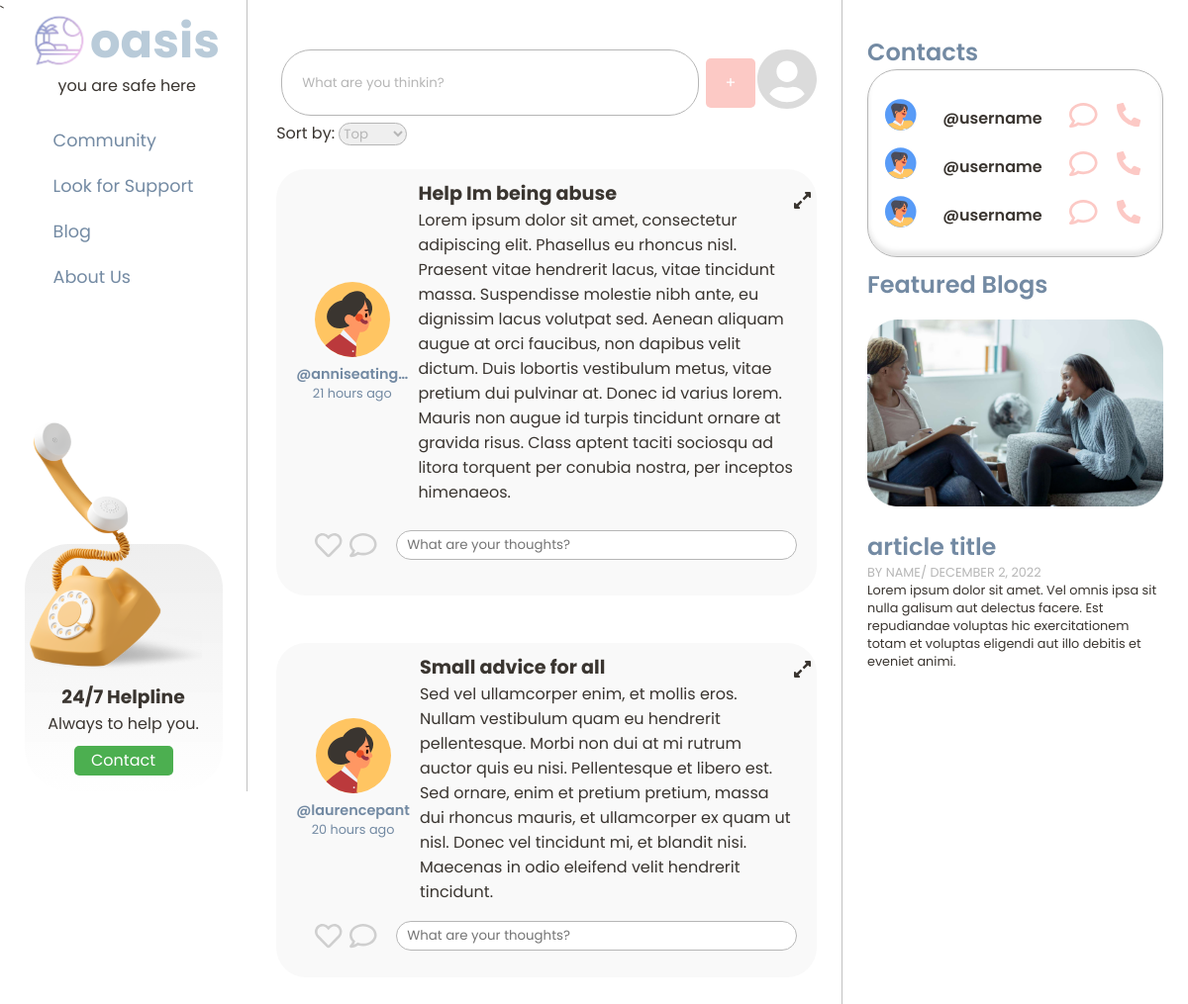
The page /home/ (signed in) on the database its author committed.
### forum/models.py (models this page shows)
class Post(models.Model):
    category = models.ManyToManyField(Category, related_name="categories", blank=True)
    user = models.ForeignKey(ForumUser, on_delete=models.CASCADE, related_name="posts")
    title = models.CharField(max_length=90)
    content = models.TextField(blank=True)
    date = models.DateTimeField(auto_now_add=True)
    likes = models.ManyToManyField(ForumUser, related_name="likes", blank=True)
    def get_date(self):
        return humanize.naturaltime(self.date)
    class Meta:
        verbose_name = "Post"
        verbose_name_plural = "Posts"
    def get_absolute_url(self):
        return reverse("post", kwargs={"pk": self.pk})

### forum/views.py (the view)
# urls.py: path('home/', home_view, name='home'),
def home_view(request, *args, **kwargs):
    sort_method = request.GET.get("sort_method")
    if not request.user.is_authenticated:
        return redirect('landing')
    if sort_method == "date":
        posts = Post.objects.all().order_by("date").reverse()
    else:
        posts = Post.objects.annotate(like_count=Count('likes')).order_by('-like_count')
    context = {
        'posts': posts,
        'sort_method': sort_method,
        'hotlines':Hotline.objects.all(),
    }
    return render(request, 'home.html', context)

### forum/templates/home.html (shortened to what this page needs)
{% extends 'base.html' %}
{% load static %}
{% block content %}
<div class=" main ">
    <div id="new-post">
        <a class="fake-input" href="{% url 'new_post' %}">
                <input class="rounded personal" type="text" value="What are you thinkin?">
        </a>
        <a id="new-post-button" href="{% url 'new_post' %}">+</a>
        <div id="user-profile"  ><img  src="{% static 'images/profile.svg' %}">
        </div>
    </div>
    <div class="sorting">
        <label for="sort-type">Sort by:</label>
        <select class = "rounded personal" name="sort-type" id="sort-type">
        {% if sort_method == "date" %}
          <option selected="selected" value="date">Recent</option>
          <option value="likes">Top</option>
        {% else %}
          <option selected="selected" value="likes">Top</option>
        {% endif %}
        </select>
    </div>
    <div class="thread-list ">
        {% for post in posts %}
            <div class="rounded card ">
            <a href="{{ post.get_absolute_url }}" class="expand-button">
                <img src="{%  static 'images/exapnd.svg' %}">
            </a>
            <div class="post-top-container">
                <div class="post-author-container">
                    <div class="post-author">
                        <div class="post-profile-pic-container">
                            <img class="post-profile-pic" src="{% static 'images/profile_pic_placeholder.svg' %}">
                        </div>
                        <div class="post-username">
                            @{{ post.user.username|truncatechars:12 }}
                        </div>
                        <div class="post-time">
                            {{ post.get_date }}
                        </div>
                    </div>
                </div>
                <div class="post-details-container">
                    <div class="post-title-container">
                        <div class="post-title">{{ post.title }}</div>
                    </div>
                    <div class="post-text-container">
                        <p class="post-text">
                            {{ post.content }}
                        </p>
                    </div>
                </div>
            </div>
            <div class="post-bottom">
                <div class="post-actions">
                    <img src="{% static "images/love.svg" %}">
                    <img src="{% static "images/comment.svg" %}">
                </div>
                <div class="comment-box">
                    <form>
                        <label>
                            <input class="rounded personal" type="text" placeholder="What are your thoughts?">
                        </label>
                    </form>
                </div>
            </div>
        </div>
    </div>
        {% endfor %}
<div class="right">
    {%  include 'contacts.html' %}
</div>
{% endblock%}

### forum/static/css/styles.css (style rules this page uses)
:root { --platinum: #eae7e2ff; --alice-blue: #d7e2e8ff; --beau-blue: #b9cbd9ff; --baby-pink: #fcc9c5ff; --misty-rose: #feddd8ff; --light-cyan: #cfe3e2ff; --text-color: #3A3530; --light-text: #B6B6B6; --poppins: 'Poppins', sans-serif; }
* { margin: 0; padding: 0; }
*, *::before, *::after { box-sizing: border-box; }
html { height: 100vh; }
body { background-color: white; color: var(--text-color); font-family: var(--poppins); display: flex; align-items: flex-start; justify-content: center; margin: 0; padding: 0; width: 100%; min-height: 100%; }
.right { display: flex; flex-direction: column; padding: 25px; border-left: 1px solid rgba(77, 77, 77, 0.35); position:fixed; width: 350px; height: 100%; right:0; top: 0; }
* a { text-decoration: inherit; color: var(--text-color); }
.rounded { border-radius: 30px; }
.personal { font-family: inherit; color:var(--light-text); border: solid 1px var(--light-text); }
#new-post { display: grid; grid-template-columns: 8fr 1fr 1fr; align-items: center; justify-items: center; height: 64px; }
#new-post .fake-input { display: flex; align-items: center; width: 100%; padding: 0 5px; text-decoration: inherit; color: inherit; height: 100%; }
#new-post a input { width: 100%; height: 100%; padding: 5px 20px; }
#new-post-button { width: 50px; height: 50px; display: flex; align-items: center; justify-content: center; background-color: var(--baby-pink); border: none; color: white; padding: 2px; text-decoration: none; font-size: 16px; border-radius: 5px; }
#user-profile img { aspect-ratio: 1/1; width: 60px; }
.main { display:flex; flex-direction: column ; padding-left: 225px; padding-right: 325px; margin: 50px 50px; }
.sorting select { margin-top: 10px; }
.card { position: relative; display: grid; grid-template-rows: 8fr 2fr; margin: 24px 0; padding: 10px 20px; min-height: 270px; overflow-y:hidden; background-color: #F9F9F9; font-size: 1rem; }
.expand-button { position: absolute; top: 5%; right: 2%; width: 12px; height: 12px; }
.post-title { font-weight: bold; }
.post-username { text-align: left; font-size: 0.9rem; font-weight: 600; }
.post-bottom { display: grid; grid-template-columns: 2fr 8fr; align-items: center; }
.post-actions { width: 75%; display: flex; justify-self: center; justify-content: space-evenly; align-items: center; }
.post-author { color: #738AA3; text-align: center; align-items: center; }
.post-time { font-size: .8rem; }
.comment-box .personal { width: 100%; height: 30px; padding: 5px 10px; }
.comment-box input { color:var(--text-color); }
#user-profile { position: relative; }
.post-top-container { width: 100%; display: flex; align-items: center; }
.post-author-container { display: flex; align-items: center; }
.post-details-container { margin-left: 10px; flex-grow: 8; width: 100%; height: 100%; }
.post-text { display: flex; flex-direction: column; width: 100%; height: 100%; font-size: 1rem; }
.post-title { font-size: 1.2rem; }

### rows shown on the page
Post: user.username "anniseating…", get_date "21 hours ago", title "Help Im being abuse", content "Lorem ipsum dolor sit amet, consectetur adipiscing elit. Phasellus eu rhoncus nisl. Praesent vitae hendrerit lacus, vitae tincidunt massa. Suspendisse molestie nibh ante, eu dignissim lacus volutpat sed. Aenean aliquam augue at orci faucibus, non dapibus velit dictum. Duis lobortis vestibulum metus, vitae pretium dui pulvinar at. Donec id varius lorem. Mauris non augue id turpis tincidunt ornare at gravida risus. Class aptent taciti sociosqu ad litora torquent per conubia nostra, per inceptos himenaeos."
Post: user.username "laurencepant", get_date "20 hours ago", title "Small advice for all", content "Sed vel ullamcorper enim, et mollis eros. Nullam vestibulum quam eu hendrerit pellentesque. Morbi non dui at mi rutrum auctor quis eu nisi. Pellentesque et libero est. Sed ornare, enim et pretium pretium, massa dui rhoncus mauris, et ullamcorper ex quam ut nisl. Donec vel tincidunt mi, et blandit nisi. Maecenas in odio eleifend velit hendrerit tincidunt."
